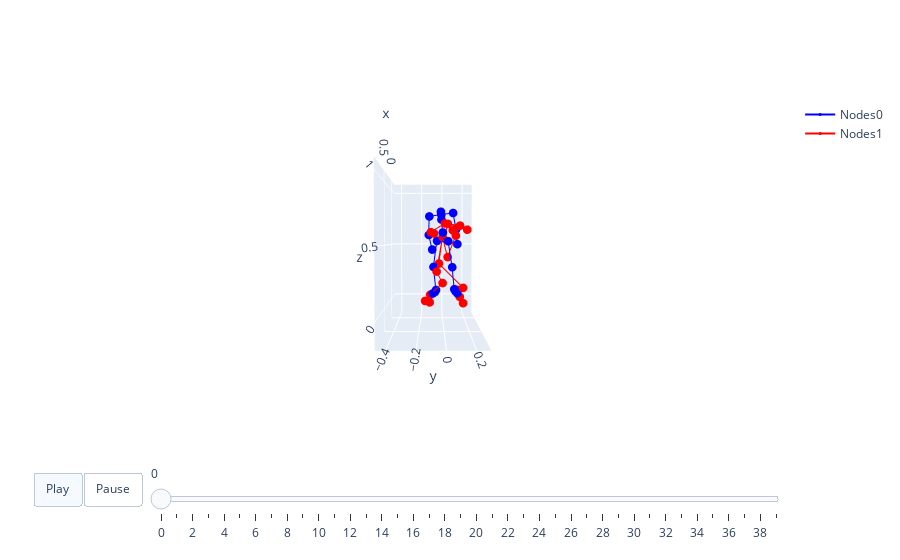

Notebook code for this chart:
### Code cell
motion1 = motion[0].detach().cpu().numpy()
motion2 = output_motion[0].detach().cpu().numpy()
visualize_2motions(motion1, motion2, std, mean, opt.dataset_name, length)

### Figure 1 — Plotly figure (JSON) as saved in the notebook; plotly's stock layout.template omitted (floating-point values rounded to 4 significant figures)
{"data": [{"marker": {"color": "blue", "size": 3}, "mode": "lines+markers", "name": "Nodes0", "type": "scatter3d", "x": [0, -0.003874, null, -0.003874, -0.01268, null, -0.01268, -0.1028, null, -0.1028, -0.07869, null, -0.07869, -0.02678, null, 0, 0.003874, null, 0.003874, 0.05799, null, 0.05799, -0.05622, null, -0.05622, -0.03284, null, -0.03284, 0.02054, null, 0, 0.01161, null, 0.01161, 0.02769, null, 0.02769, 0.03225, null, 0.03225, 0.04642, null, 0.03225, 0.03612, null, 0.03612, -0.04838, null, -0.04838, -0.07822, null, 0.03225, 0.02838, null, 0.02838, -0.08625, null, -0.08625, -0.1113, null], "y": [0, -0.05183, null, -0.05183, -0.08448, null, -0.08448, -0.06028, null, -0.06028, -0.07037, null, -0.07037, -0.09118, null, 0, 0.05183, null, 0.05183, 0.08621, null, 0.08621, 0.1124, null, 0.1124, 0.1215, null, 0.1215, 0.1359, null, 0, 0.001454, null, 0.001454, -0.01233, null, -0.01233, -0.0139, null, -0.0139, -0.01724, null, -0.0139, -0.1227, null, -0.1227, -0.1284, null, -0.1284, -0.09606, null, -0.0139, 0.09487, null, 0.09487, 0.1304, null, 0.1304, 0.1433, null], "z": [0.5584, 0.5316, null, 0.5316, 0.2889, null, 0.2889, 0.06132, null, 0.06132, 0.0461, null, 0.0461, 0.03971, null, 0.5584, 0.5285, null, 0.5285, 0.2921, null, 0.2921, 0.07577, null, 0.07577, 0.05883, null, 0.05883, 0.04831, null, 0.5584, 0.6092, null, 0.6092, 0.7273, null, 0.7273, 0.771, null, 0.771, 0.7973, null, 0.771, 0.7551, null, 0.7551, 0.5873, null, 0.5873, 0.4491, null, 0.771, 0.787, null, 0.787, 0.6423, null, 0.6423, 0.5, null]}, {"marker": {"color": "red", "size": 3}, "mode": "lines+markers", "name": "Nodes1", "type": "scatter3d", "x": [0, 0.07373, null, 0.07373, 0.1882, null, 0.1882, -0.1028, null, -0.1028, -0.02816, null, -0.02816, 0.05788, null, 0, -0.1019, null, -0.1019, 0.06283, null, 0.06283, -0.1577, null, -0.1577, -0.1562, null, -0.1562, -0.09926, null, 0, -0.006026, null, -0.006026, 0.0834, null, 0.0834, 0.1498, null, 0.1498, 0.07941, null, 0.1498, 0.2654, null, 0.2654, 0.1061, null, 0.1061, 0.03149, null, 0.1498, 0.01568, null, 0.01568, -0.1377, null, -0.1377, -0.253, null], "y": [0, -0.05634, null, -0.05634, -0.004669, null, -0.004669, -0.1163, null, -0.1163, -0.1629, null, -0.1629, -0.1195, null, 0, -0.03273, null, -0.03273, 0.1851, null, 0.1851, 0.1455, null, 0.1455, 0.1708, null, 0.1708, 0.1987, null, 0, 0.04687, null, 0.04687, 0.1168, null, 0.1168, 0.1497, null, 0.1497, 0.08947, null, 0.1497, 0.01286, null, 0.01286, -0.1082, null, -0.1082, -0.08033, null, 0.1497, 0.2255, null, 0.2255, 0.05319, null, 0.05319, 0.02907, null], "z": [0.5674, 0.2536, null, 0.2536, 0.1631, null, 0.1631, 0.0159, null, 0.0159, -0.03103, null, -0.03103, -0.02978, null, 0.5674, 0.3151, null, 0.3151, 0.1042, null, 0.1042, 0.05604, null, 0.05604, -0.01362, null, -0.01362, -0.06504, null, 0.5674, 0.381, null, 0.381, 0.5796, null, 0.5796, 0.6668, null, 0.6668, 0.6269, null, 0.6668, 0.6813, null, 0.6813, 0.61, null, 0.61, 0.6003, null, 0.6668, 0.6344, null, 0.6344, 0.6946, null, 0.6946, 0.5549, null]}], "layout": {"scene": {"aspectmode": "manual", "aspectratio": {"x": 1.251, "y": 0.7668, "z": 1.27}, "camera": {"eye": {"x": 3, "y": 0, "z": 0.1}}, "xaxis": {"range": [-0.253, 0.9983]}, "yaxis": {"range": [-0.4711, 0.2957]}, "zaxis": {"range": [-0.1853, 1.085]}}, "sliders": [{"len": 0.9, "pad": {"b": 10, "t": 60}, "steps": [{"args": [["frame0"], {"frame": {"duration": 0}, "fromcurrent": true, "mode": "immediate", "transition": {"duration": 0, "easing": "linear"}}], "label": "0", "method": "animate"}, {"args": [["frame1"], {"frame": {"duration": 0}, "fromcurrent": true, "mode": "immediate", "transition": {"duration": 0, "easing": "linear"}}], "label": "1", "method": "animate"}, {"args": [["frame2"], {"frame": {"duration": 0}, "fromcurrent": true, "mode": "immediate", "transition": {"duration": 0, "easing": "linear"}}], "label": "2", "method": "animate"}, {"args": [["frame3"], {"frame": {"duration": 0}, "fromcurrent": true, "mode": "immediate", "transition": {"duration": 0, "easing": "linear"}}], "label": "3", "method": "animate"}, {"args": [["frame4"], {"frame": {"duration": 0}, "fromcurrent": true, "mode": "immediate", "transition": {"duration": 0, "easing": "linear"}}], "label": "4", "method": "animate"}, {"args": [["frame5"], {"frame": {"duration": 0}, "fromcurrent": true, "mode": "immediate", "transition": {"duration": 0, "easing": "linear"}}], "label": "5", "method": "animate"}, {"args": [["frame6"], {"frame": {"duration": 0}, "fromcurrent": true, "mode": "immediate", "transition": {"duration": 0, "easing": "linear"}}], "label": "6", "method": "animate"}, {"args": [["frame7"], {"frame": {"duration": 0}, "fromcurrent": true, "mode": "immediate", "transition": {"duration": 0, "easing": "linear"}}], "label": "7", "method": "animate"}, {"args": [["frame8"], {"frame": {"duration": 0}, "fromcurrent": true, "mode": "immediate", "transition": {"duration": 0, "easing": "linear"}}], "label": "8", "method": "animate"}, {"args": [["frame9"], {"frame": {"duration": 0}, "fromcurrent": true, "mode": "immediate", "transition": {"duration": 0, "easing": "linear"}}], "label": "9", "method": "animate"}, {"args": [["frame10"], {"frame": {"duration": 0}, "fromcurrent": true, "mode": "immediate", "transition": {"duration": 0, "easing": "linear"}}], "label": "10", "method": "animate"}, {"args": [["frame11"], {"frame": {"duration": 0}, "fromcurrent": true, "mode": "immediate", "transition": {"duration": 0, "easing": "linear"}}], "label": "11", "method": "animate"}, {"args": [["frame12"], {"frame": {"duration": 0}, "fromcurrent": true, "mode": "immediate", "transition": {"duration": 0, "easing": "linear"}}], "label": "12", "method": "animate"}, {"args": [["frame13"], {"frame": {"duration": 0}, "fromcurrent": true, "mode": "immediate", "transition": {"duration": 0, "easing": "linear"}}], "label": "13", "method": "animate"}, {"args": [["frame14"], {"frame": {"duration": 0}, "fromcurrent": true, "mode": "immediate", "transition": {"duration": 0, "easing": "linear"}}], "label": "14", "method": "animate"}, {"args": [["frame15"], {"frame": {"duration": 0}, "fromcurrent": true, "mode": "immediate", "transition": {"duration": 0, "easing": "linear"}}], "label": "15", "method": "animate"}, {"args": [["frame16"], {"frame": {"duration": 0}, "fromcurrent": true, "mode": "immediate", "transition": {"duration": 0, "easing": "linear"}}], "label": "16", "method": "animate"}, {"args": [["frame17"], {"frame": {"duration": 0}, "fromcurrent": true, "mode": "immediate", "transition": {"duration": 0, "easing": "linear"}}], "label": "17", "method": "animate"}, {"args": [["frame18"], {"frame": {"duration": 0}, "fromcurrent": true, "mode": "immediate", "transition": {"duration": 0, "easing": "linear"}}], "label": "18", "method": "animate"}, {"args": [["frame19"], {"frame": {"duration": 0}, "fromcurrent": true, "mode": "immediate", "transition": {"duration": 0, "easing": "linear"}}], "label": "19", "method": "animate"}, {"args": [["frame20"], {"frame": {"duration": 0}, "fromcurrent": true, "mode": "immediate", "transition": {"duration": 0, "easing": "linear"}}], "label": "20", "method": "animate"}, {"args": [["frame21"], {"frame": {"duration": 0}, "fromcurrent": true, "mode": "immediate", "transition": {"duration": 0, "easing": "linear"}}], "label": "21", "method": "animate"}, {"args": [["frame22"], {"frame": {"duration": 0}, "fromcurrent": true, "mode": "immediate", "transition": {"duration": 0, "easing": "linear"}}], "label": "22", "method": "animate"}, {"args": [["frame23"], {"frame": {"duration": 0}, "fromcurrent": true, "mode": "immediate", "transition": {"duration": 0, "easing": "linear"}}], "label": "23", "method": "animate"}, {"args": [["frame24"], {"frame": {"duration": 0}, "fromcurrent": true, "mode": "immediate", "transition": {"duration": 0, "easing": "linear"}}], "label": "24", "method": "animate"}, {"args": [["frame25"], {"frame": {"duration": 0}, "fromcurrent": true, "mode": "immediate", "transition": {"duration": 0, "easing": "linear"}}], "label": "25", "method": "animate"}, {"args": [["frame26"], {"frame": {"duration": 0}, "fromcurrent": true, "mode": "immediate", "transition": {"duration": 0, "easing": "linear"}}], "label": "26", "method": "animate"}, {"args": [["frame27"], {"frame": {"duration": 0}, "fromcurrent": true, "mode": "immediate", "transition": {"duration": 0, "easing": "linear"}}], "label": "27", "method": "animate"}, {"args": [["frame28"], {"frame": {"duration": 0}, "fromcurrent": true, "mode": "immediate", "transition": {"duration": 0, "easing": "linear"}}], "label": "28", "method": "animate"}, {"args": [["frame29"], {"frame": {"duration": 0}, "fromcurrent": true, "mode": "immediate", "transition": {"duration": 0, "easing": "linear"}}], "label": "29", "method": "animate"}, {"args": [["frame30"], {"frame": {"duration": 0}, "fromcurrent": true, "mode": "immediate", "transition": {"duration": 0, "easing": "linear"}}], "label": "30", "method": "animate"}, {"args": [["frame31"], {"frame": {"duration": 0}, "fromcurrent": true, "mode": "immediate", "transition": {"duration": 0, "easing": "linear"}}], "label": "31", "method": "animate"}, {"args": [["frame32"], {"frame": {"duration": 0}, "fromcurrent": true, "mode": "immediate", "transition": {"duration": 0, "easing": "linear"}}], "label": "32", "method": "animate"}, {"args": [["frame33"], {"frame": {"duration": 0}, "fromcurrent": true, "mode": "immediate", "transition": {"duration": 0, "easing": "linear"}}], "label": "33", "method": "animate"}, {"args": [["frame34"], {"frame": {"duration": 0}, "fromcurrent": true, "mode": "immediate", "transition": {"duration": 0, "easing": "linear"}}], "label": "34", "method": "animate"}, {"args": [["frame35"], {"frame": {"duration": 0}, "fromcurrent": true, "mode": "immediate", "transition": {"duration": 0, "easing": "linear"}}], "label": "35", "method": "animate"}, {"args": [["frame36"], {"frame": {"duration": 0}, "fromcurrent": true, "mode": "immediate", "transition": {"duration": 0, "easing": "linear"}}], "label": "36", "method": "animate"}, {"args": [["frame37"], {"frame": {"duration": 0}, "fromcurrent": true, "mode": "immediate", "transition": {"duration": 0, "easing": "linear"}}], "label": "37", "method": "animate"}, {"args": [["frame38"], {"frame": {"duration": 0}, "fromcurrent": true, "mode": "immediate", "transition": {"duration": 0, "easing": "linear"}}], "label": "38", "method": "animate"}, {"args": [["frame39"], {"frame": {"duration": 0}, "fromcurrent": true, "mode": "immediate", "transition": {"duration": 0, "easing": "linear"}}], "label": "39", "method": "animate"}], "x": 0.1, "y": 0}], "updatemenus": [{"buttons": [{"args": [null, {"frame": {"duration": 40}, "fromcurrent": true, "mode": "immediate", "transition": {"duration": 40, "easing": "linear"}}], "label": "Play", "method": "animate"}, {"args": [[null], {"frame": {"duration": 0}, "fromcurrent": true, "mode": "immediate", "transition": {"duration": 0, "easing": "linear"}}], "label": "Pause", "method": "animate"}], "direction": "left", "pad": {"r": 10, "t": 70}, "type": "buttons", "x": 0.1, "y": 0}]}}
